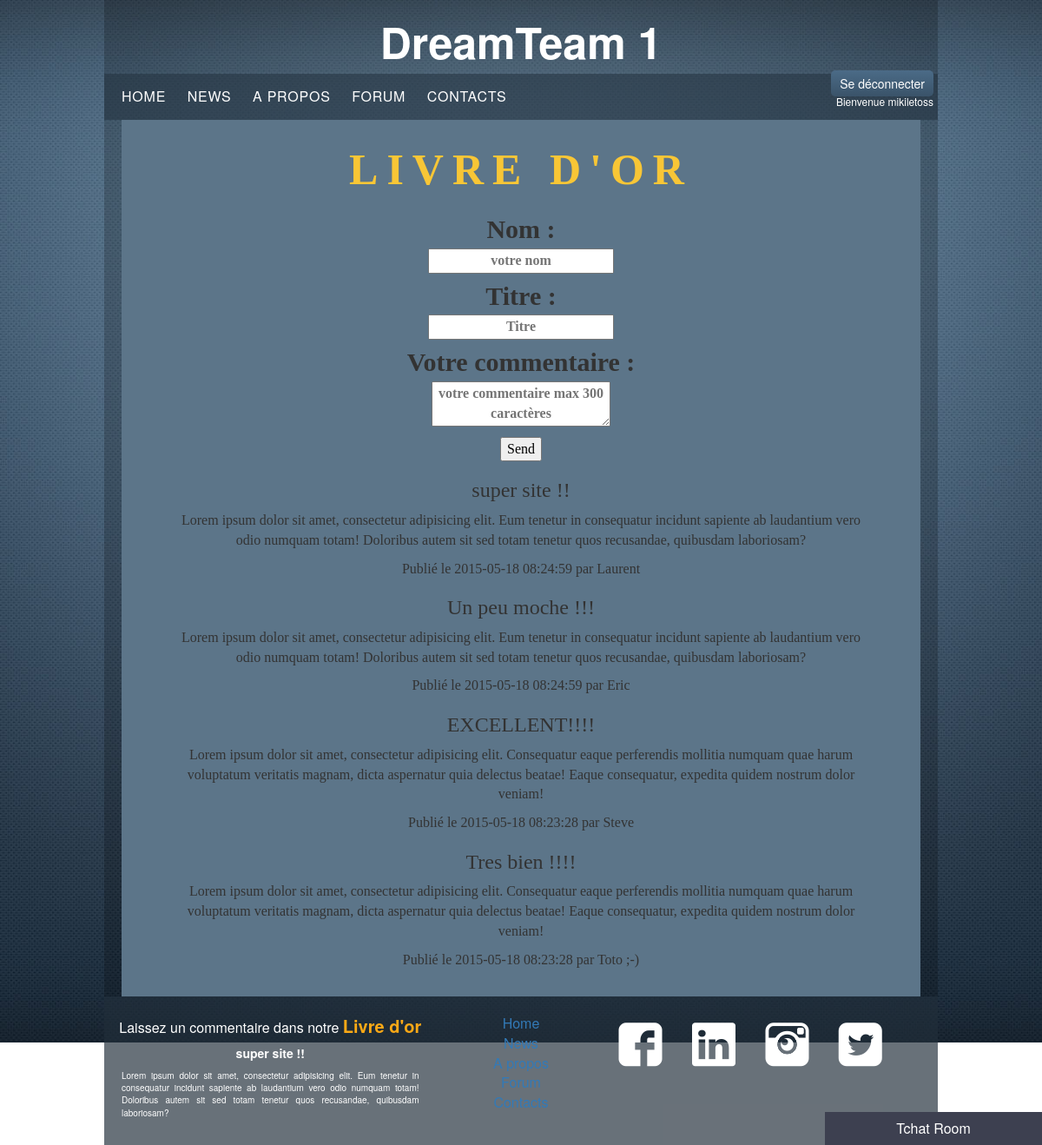
Screenshot of /index.php?page=livredor (signed in) with the database file from the repository.
### tables this page shows
CREATE TABLE IF NOT EXISTS `user` (
  `id` int(11) NOT NULL AUTO_INCREMENT,
  `login` varchar(32) NOT NULL,
  `password` varchar(512) NOT NULL,
  `email` varchar(128) NOT NULL,
  `date_register` timestamp NOT NULL DEFAULT CURRENT_TIMESTAMP,
  `nom` varchar(64) NOT NULL,
  `prenom` varchar(64) NOT NULL,
  `date_naissance` timestamp NOT NULL DEFAULT '0000-00-00 00:00:00',
  `nbr_sujets` int(11) NOT NULL,
  `avatar` varchar(512) NOT NULL,
  `droits` int(2) NOT NULL,
  PRIMARY KEY (`id`)
);

CREATE TABLE IF NOT EXISTS `livredor` (
  `id` int(11) NOT NULL AUTO_INCREMENT,
  `nom` varchar(64) NOT NULL,
  `titre` varchar(32) NOT NULL,
  `description` varchar(2048) NOT NULL,
  `date` timestamp NOT NULL DEFAULT CURRENT_TIMESTAMP,
  PRIMARY KEY (`id`)
);

### apps/header.php (called while the page is built)
<?php
require('views/header.phtml');
?>

### index.php (called while the page is built, shortened)
<?php
	require('./views/skel.phtml');
?>

### apps/livredor.php (called while the page is built, shortened)
<?php
	require('./views/livredor.phtml');
?>

### apps/content.php (called while the page is built)
<?php
require('./apps/'.$page.'.php');
?>

### apps/livredorfooter.php (called while the page is built)
<?php
$tab = $db->query("SELECT * FROM livredor ORDER BY date DESC")->fetchAll(PDO::FETCH_ASSOC);
$titre = $tab[0]['titre'];
$description = $tab[0]['description'];
require('views/livredorfooter.phtml');
?>

### apps/footer.php (called while the page is built)
<?php
require('views/footer.phtml');
?>

### views/livredor-single.phtml (the view)
<article>
	<h3><?=$titre?></h3>
	<div class="contenu-article">
		<p><?=$description?></p>
		<p>Publié le <?=$date?> par <?=$nom?></p>
	</div>
</article>

### views/header-user.phtml
<a href="index.php?page=logoff" class="log-off lienbutton">Se déconnecter</a>
<p class="welcome">Bienvenue <?=$user?></p>

### apps/livredor-single.php
<?php
$tab = $db->query("SELECT * FROM livredor ORDER BY date DESC")->fetchAll(PDO::FETCH_ASSOC);
$i=0;
while ($i<4){
	$titre = $tab[$i]['titre'];
	$date = $tab[$i]['date'];
	$nom = $tab[$i]['nom'];
	$description = $tab[$i]['description'];
	require('views/livredor-single.phtml');
	$i++;
}
?>

### views/livredorfooter.phtml
<div class="footerlod">
	<p>Laissez un commentaire dans notre<a href="index.php?page=livredor" class="livredorlien"> <span class="ldo">Livre d'or</span></a> </p>
</div>
<div class="preview">
	<h3><?=$titre?></h3>
	<p><?=$description?></p>
</div>

### views/styles/style.css (style rules this page uses)
body { background: url(../../views/images/bg.jpg) no-repeat top fixed; font-size: 16px !important; }
.lienbutton { font-size: 14px; margin: 10px 5px; padding: 5px 10px; color: #FFF; background: linear-gradient(#4B6B87, #3A5369); border-color: #4A993E; border-radius: 5px; border: none; }
.header .welcome { color: #fff; font-size: 12px; text-align: right; padding-right: 5px; }
.ldo { font-weight: 700; font-size:20px; color:#FCA916; }
.preview { font-size:10px; }
.preview h3 { font-size: 14px; color: white; font-weight: bold; margin-top: 0; }
.preview p { padding: 0px 20px; text-align: justify; }
footer p { color: white; }
.livredorlien { color:#F8C636; }

### rows the page displays
user: login "mikiletoss"
livredor: titre "super site !!", description "Lorem ipsum dolor sit amet, consectetur adipisicing elit. Eum tenetur in consequatur incidunt sapiente ab laudantium vero odio numquam totam! Doloribus autem sit sed totam tenetur quos recusandae, quibusdam laboriosam?", date "2015-05-18 08:24:59", nom "Laurent"
livredor: titre "Un peu moche !!!", description "Lorem ipsum dolor sit amet, consectetur adipisicing elit. Eum tenetur in consequatur incidunt sapiente ab laudantium vero odio numquam totam! Doloribus autem sit sed totam tenetur quos recusandae, quibusdam laboriosam?", date "2015-05-18 08:24:59", nom "Eric"
livredor: titre "EXCELLENT!!!!", description "Lorem ipsum dolor sit amet, consectetur adipisicing elit. Consequatur eaque perferendis mollitia numquam quae harum voluptatum veritatis magnam, dicta aspernatur quia delectus beatae! Eaque consequatur, expedita quidem nostrum dolor veniam!", date "2015-05-18 08:23:28", nom "Steve"
livredor: titre "Tres bien !!!!", description "Lorem ipsum dolor sit amet, consectetur adipisicing elit. Consequatur eaque perferendis mollitia numquam quae harum voluptatum veritatis magnam, dicta aspernatur quia delectus beatae! Eaque consequatur, expedita quidem nostrum dolor veniam!", date "2015-05-18 08:23:28", nom "Toto ;-)"
